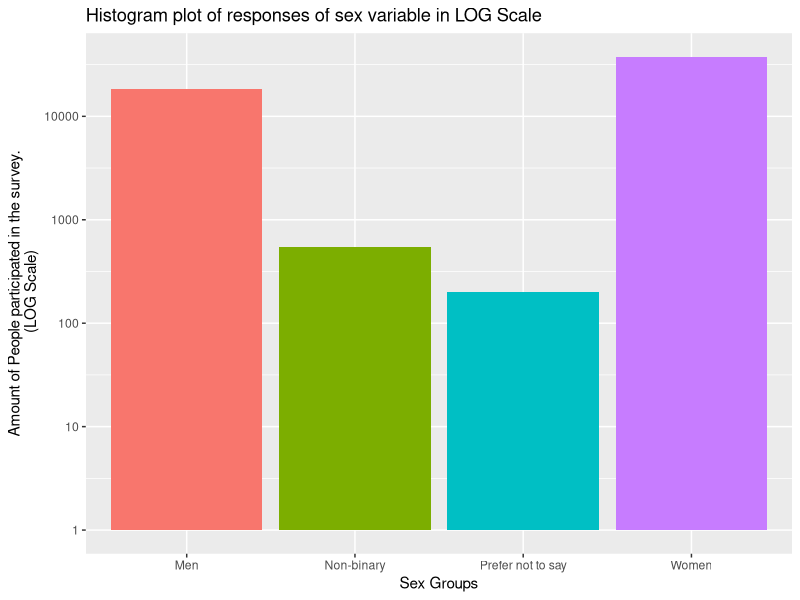
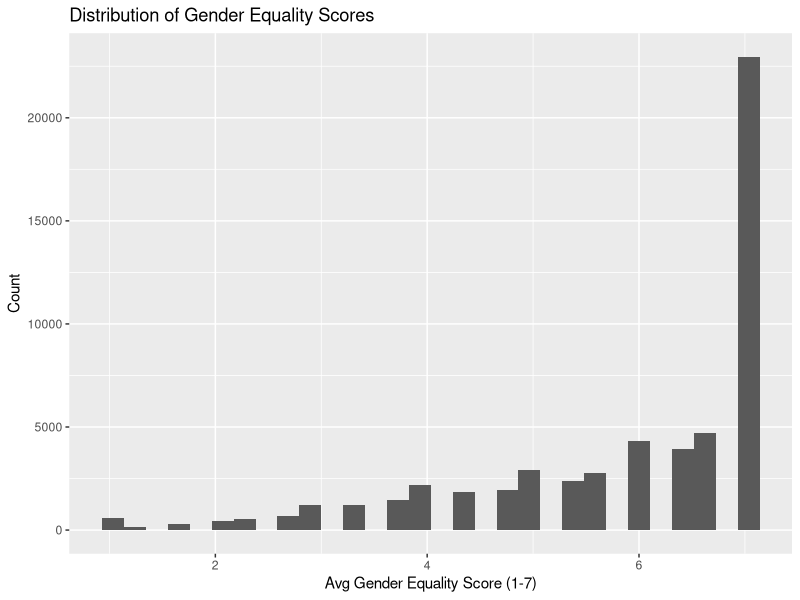
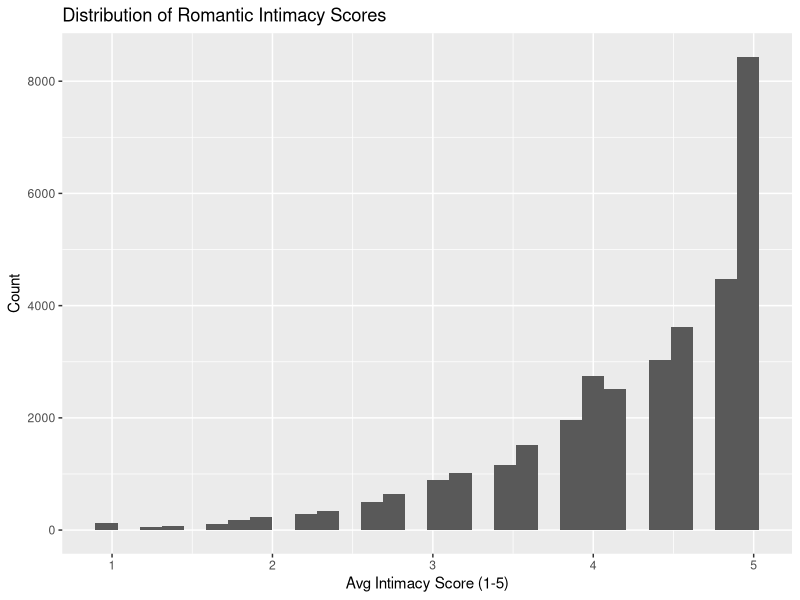
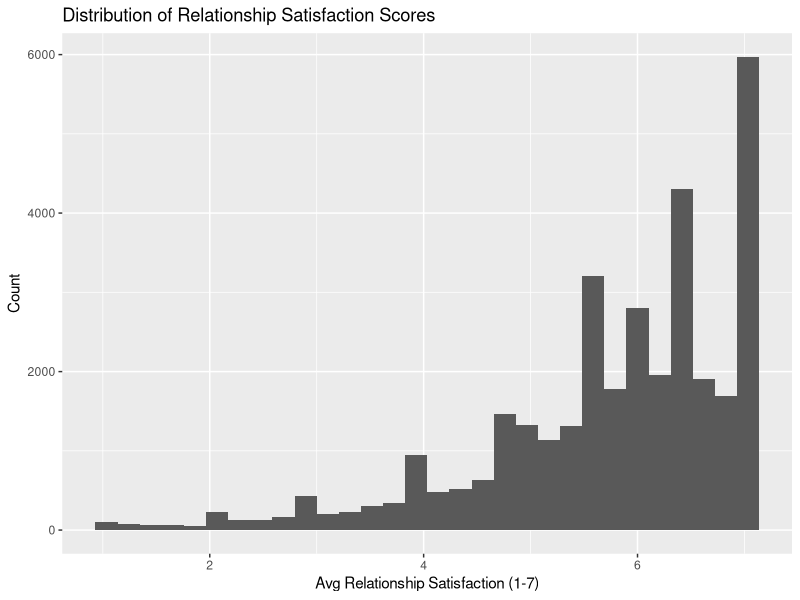
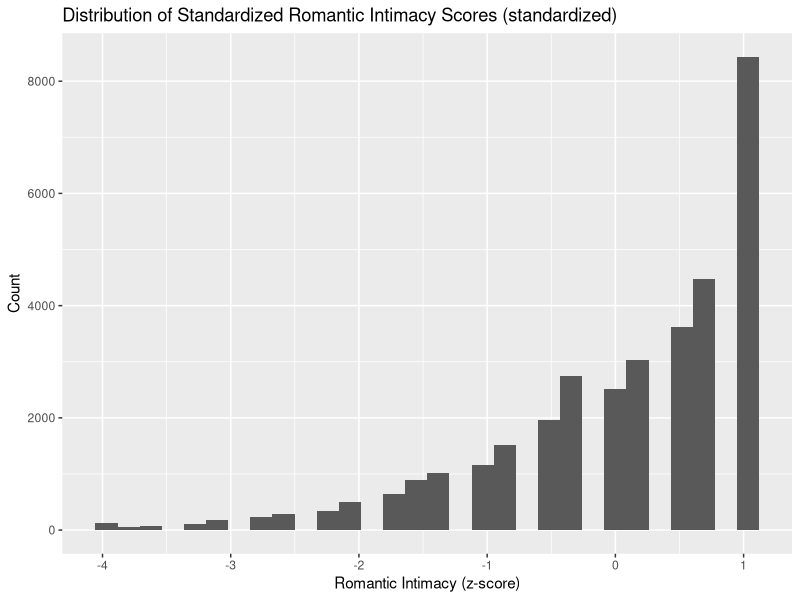

Write R code to recreate these figures, in order.
## ---- chunk 1
# Open the project's .Rproj file before running chunks.
# Install psych once in the Console if needed: install.packages("psych")

library(psych)
library(ggplot2)

h1Data <- read.csv("processed-data/H1.csv")
h2Data <- read.csv("processed-data/H2.csv")


## ---- chunk 2
# A histogram groups numerical values into intervals (bins).
# Bar height shows how many observations fall in each interval.
# Start by looking at the distribution before calculating summary statistics.
# Add readable labels to the same histogram.

#H1
## Sex (categorical variable)

sex_bar <- ggplot(data = h1Data,
                     aes(x = Sex,
                     fill = Sex)) +
  geom_bar() +
  labs(x="Sex Groups",
       y="Amount of People participated in the survey.\n (LOG Scale)",
       title="Histogram plot of responses of sex variable in LOG Scale") + theme(legend.position = "none") +
  scale_y_log10()
sex_bar


genderEqHist <- ggplot(h1Data, aes(x = avgGenderEq)) +
  geom_histogram(bins = 30) +
  labs(x = "Avg Gender Equality Score (1-7)", y = "Count",
       title = "Distribution of Gender Equality Scores")
genderEqHist


avgLoveIntimacy <- ggplot(h2Data, aes(x = avgLoveIntimacy)) +
  geom_histogram(bins = 30) +
  labs(x = "Avg Intimacy Score (1-5)", y = "Count",
       title = "Distribution of Romantic Intimacy Scores")
avgLoveIntimacy


avgRelationshipSatis <- ggplot(h2Data, aes(x = avgPrqc)) +
  geom_histogram(bins = 30) +
  labs(x = "Avg Relationship Satisfaction (1-7)", y = "Count",
       title = "Distribution of Relationship Satisfaction Scores")
avgRelationshipSatis



## ---- chunk 3
# Mean: add the scores and divide by the number of observed responses.
mean(h1Data$avgGenderEq)
mean(h2Data$avgLoveIntimacy)
mean(h2Data$avgPrqc)

# Median: the middle score after sorting the responses.
median(h1Data$avgGenderEq)
median(h2Data$avgLoveIntimacy)
median(h2Data$avgPrqc)

# Table:counting how many people are in each sex group
table(h1Data$Sex)

# Range: return the minimum and maximum, rather than their difference.
range(h1Data$avgGenderEq)
range(h2Data$avgLoveIntimacy)
range(h2Data$avgPrqc)

# IQR: the 75th percentile minus the 25th percentile.
IQR(h1Data$avgGenderEq)
IQR(h2Data$avgLoveIntimacy)
IQR(h2Data$avgPrqc)


## ---- chunk 4

# Standardized scores have mean equal to 0 and standard deviation equals to 1.

#Standardize H1: Avg Gender Equality
h1Data$avgGenderEqStandardized <- as.numeric(scale(h1Data$avgGenderEq))

#Standardize H2: avg prqc
h2Data$avgPrqcStandardized <- as.numeric(scale(h2Data$avgPrqc))

#Standardize H2: avg love intimacy
h2Data$avgLoveIntimacyStandardized <- as.numeric(scale(h2Data$avgLoveIntimacy))

## ---- chunk 5

ggplot(h2Data, aes(x = avgLoveIntimacyStandardized)) +
  geom_histogram(bins = 30) +
  labs(x = "Romantic Intimacy (z-score)", y = "Count",
       title = "Distribution of Standardized Romantic Intimacy Scores (standardized)")


## ---- chunk 6
# Covariance describes whether two variables tend to move together.
# Positive: higher values tend to occur together. Negative: higher values tend to accompany lower values.
# Its size depends on the units and is not restricted to -1 through 1.

# Pearson correlation expresses a linear association on a -1 to 1 scale.


#Covariance for H2 
cov(h2Data$avgLoveIntimacy, h2Data$avgPrqc, use = "complete.obs")

# Correlation for H2
cor(h2Data$avgLoveIntimacy, h2Data$avgPrqc, use = "complete.obs")
## output: high correlation

#Correlation Matrix for H2
corData <- h2Data[, c("avgLoveIntimacy", "avgPrqc")]
cor(corData, use = "complete.obs")
## ---- chunk 7
# summary() reports minimum, quartiles, median, mean, maximum, and missing counts when present.

# psych::describe() reports n, mean, SD, median, minimum, maximum, range width (max minus min), skewness, kurtosis, and other summaries.
# However it does not report every statistic above: compute IQR, cov(), and cor() separately.


summary(h1Data$avgGenderEq)
psych::describe(h1Data$avgGenderEq)

summary(h2Data$avgPrqc)
psych::describe(h2Data$avgPrqc)

summary(h2Data$avgLoveIntimacy)
psych::describe(h2Data$avgLoveIntimacy)

## ---- chunk 8
# aggregate() calculates statistics separately for each sex group

aggregate(avgGenderEq ~ Sex, data = h1Data, FUN = mean)
aggregate(avgGenderEq ~ Sex, data = h1Data, FUN = median)
aggregate(avgGenderEq ~ Sex, data = h1Data, FUN = sd)
